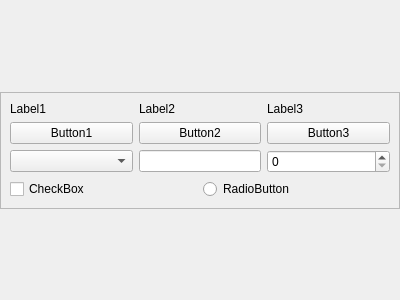
<?xml version="1.0" encoding="UTF-8"?>
<ui version="4.0">
 <class>Form</class>
 <widget class="QWidget" name="Form">
  <property name="geometry">
   <rect>
    <x>0</x>
    <y>0</y>
    <width>400</width>
    <height>300</height>
   </rect>
  </property>
  <property name="windowTitle">
   <string>Form</string>
  </property>
  <layout class="QVBoxLayout" name="verticalLayout">
   <property name="spacing">
    <number>0</number>
   </property>
   <property name="leftMargin">
    <number>0</number>
   </property>
   <property name="topMargin">
    <number>9</number>
   </property>
   <property name="rightMargin">
    <number>0</number>
   </property>
   <property name="bottomMargin">
    <number>9</number>
   </property>
   <item>
    <spacer name="verticalSpacer_2">
     <property name="orientation">
      <enum>Qt::Vertical</enum>
     </property>
     <property name="sizeHint" stdset="0">
      <size>
       <width>20</width>
       <height>40</height>
      </size>
     </property>
    </spacer>
   </item>
   <item>
    <widget class="QFrame" name="frame">
     <property name="frameShape">
      <enum>QFrame::StyledPanel</enum>
     </property>
     <property name="frameShadow">
      <enum>QFrame::Raised</enum>
     </property>
     <layout class="QVBoxLayout" name="verticalLayout_2">
      <item>
       <layout class="QHBoxLayout" name="horizontalLayout">
        <item>
         <widget class="QLabel" name="Label1">
          <property name="text">
           <string>Label1</string>
          </property>
         </widget>
        </item>
        <item>
         <widget class="QLabel" name="Label2">
          <property name="text">
           <string>Label2</string>
          </property>
         </widget>
        </item>
        <item>
         <widget class="QLabel" name="Label3">
          <property name="text">
           <string>Label3</string>
          </property>
         </widget>
        </item>
       </layout>
      </item>
      <item>
       <layout class="QHBoxLayout" name="horizontalLayout_2">
        <item>
         <widget class="QPushButton" name="Button1">
          <property name="text">
           <string>Button1</string>
          </property>
         </widget>
        </item>
        <item>
         <widget class="QPushButton" name="Button2">
          <property name="text">
           <string>Button2</string>
          </property>
         </widget>
        </item>
        <item>
         <widget class="QPushButton" name="Button3">
          <property name="text">
           <string>Button3</string>
          </property>
         </widget>
        </item>
       </layout>
      </item>
      <item>
       <layout class="QHBoxLayout" name="horizontalLayout_4">
        <item>
         <widget class="QComboBox" name="ComboBox">
          <property name="sizePolicy">
           <sizepolicy hsizetype="Preferred" vsizetype="Fixed">
            <horstretch>0</horstretch>
            <verstretch>0</verstretch>
           </sizepolicy>
          </property>
         </widget>
        </item>
        <item>
         <widget class="QLineEdit" name="LineEdit">
          <property name="sizePolicy">
           <sizepolicy hsizetype="Preferred" vsizetype="Fixed">
            <horstretch>0</horstretch>
            <verstretch>0</verstretch>
           </sizepolicy>
          </property>
         </widget>
        </item>
        <item>
         <widget class="QSpinBox" name="SpinBox">
          <property name="sizePolicy">
           <sizepolicy hsizetype="Preferred" vsizetype="Fixed">
            <horstretch>0</horstretch>
            <verstretch>0</verstretch>
           </sizepolicy>
          </property>
         </widget>
        </item>
       </layout>
      </item>
      <item>
       <layout class="QHBoxLayout" name="horizontalLayout_3">
        <item>
         <widget class="QCheckBox" name="CheckBox">
          <property name="text">
           <string>CheckBox</string>
          </property>
         </widget>
        </item>
        <item>
         <widget class="QRadioButton" name="RadioButton">
          <property name="text">
           <string>RadioButton</string>
          </property>
         </widget>
        </item>
       </layout>
      </item>
     </layout>
    </widget>
   </item>
   <item>
    <spacer name="verticalSpacer">
     <property name="orientation">
      <enum>Qt::Vertical</enum>
     </property>
     <property name="sizeHint" stdset="0">
      <size>
       <width>20</width>
       <height>40</height>
      </size>
     </property>
    </spacer>
   </item>
  </layout>
 </widget>
 <resources/>
 <connections/>
</ui>
